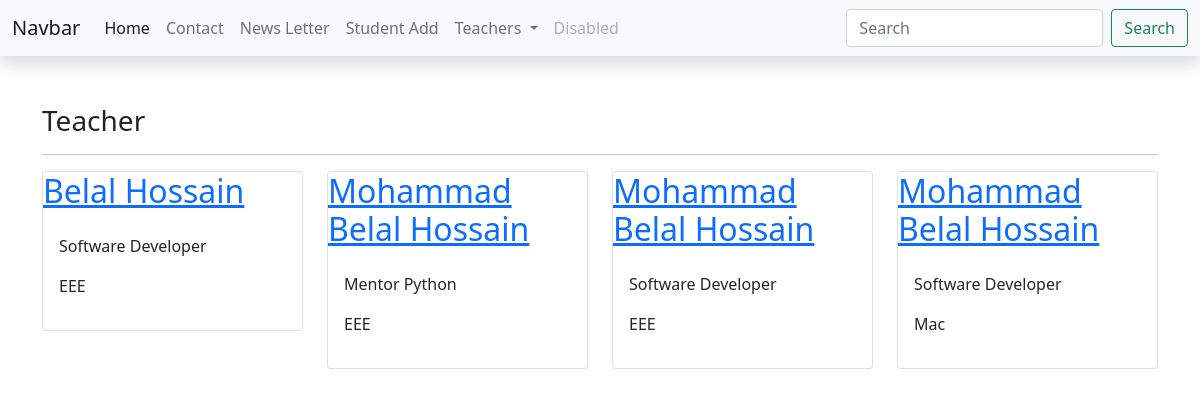
Screenshot of /teacher with the database file from the repository.
### uit_app/models.py (models this page shows, shortened)
class Teacher(models.Model):
    name  = models.CharField(max_length = 150)
    designation  = models.CharField(max_length = 150)
    department = models.ForeignKey(Department, on_delete=models.CASCADE)
    class Meta:
        ordering = ['?']

class Department(models.Model):
    name  = models.CharField(max_length = 150)

### uit_app/views.py (the view)
# urls.py: path('teacher', TeacherList.as_view(), name='teacher'),
class TeacherList(ListView):
    model = Teacher
    context_object_name = 'teachers'
    template_name = 'teacher.html'

### uit_app/context_processors.py (called while the page is built)
def eee_teacher(request):
    tf_data = Teacher.objects.filter(department__name='EEE')
    context = {
        'tf_data':tf_data
    }
    return context

### uit_app/templates/teacher.html (shortened to what this page needs)
{% extends 'base.html' %}
{% block body %}
<div class="container my-5">
    <h3 class="my-3">Teacher</h3><hr>
    <div class="row">
        {% for d in teachers %}
            <div class="col-6 col-md-4 col-lg-3">
                    <div class="card" >
                            <a href="{% url 'teacher-detail' d.pk %}"><h2>{{ d.name }}</h2></a>
                            <div class="card-body">
                              <p class="card-text">{{ d.designation }}</p>
                              <p>{{ d.department.name }}</p>
                            </div>
                    </div>
            </div>
            {% endfor %}
    </div>
  </div>
{% endblock body %}

### rows the page displays
Teacher: name "Belal Hossain", designation "Software Developer", department.name "EEE"
Teacher: name "Mohammad Belal Hossain", designation "Mentor Python", department.name "EEE"
Teacher: name "Mohammad Belal Hossain", designation "Software Developer", department.name "EEE"
Teacher: name "Mohammad Belal Hossain", designation "Software Developer", department.name "Mac"
